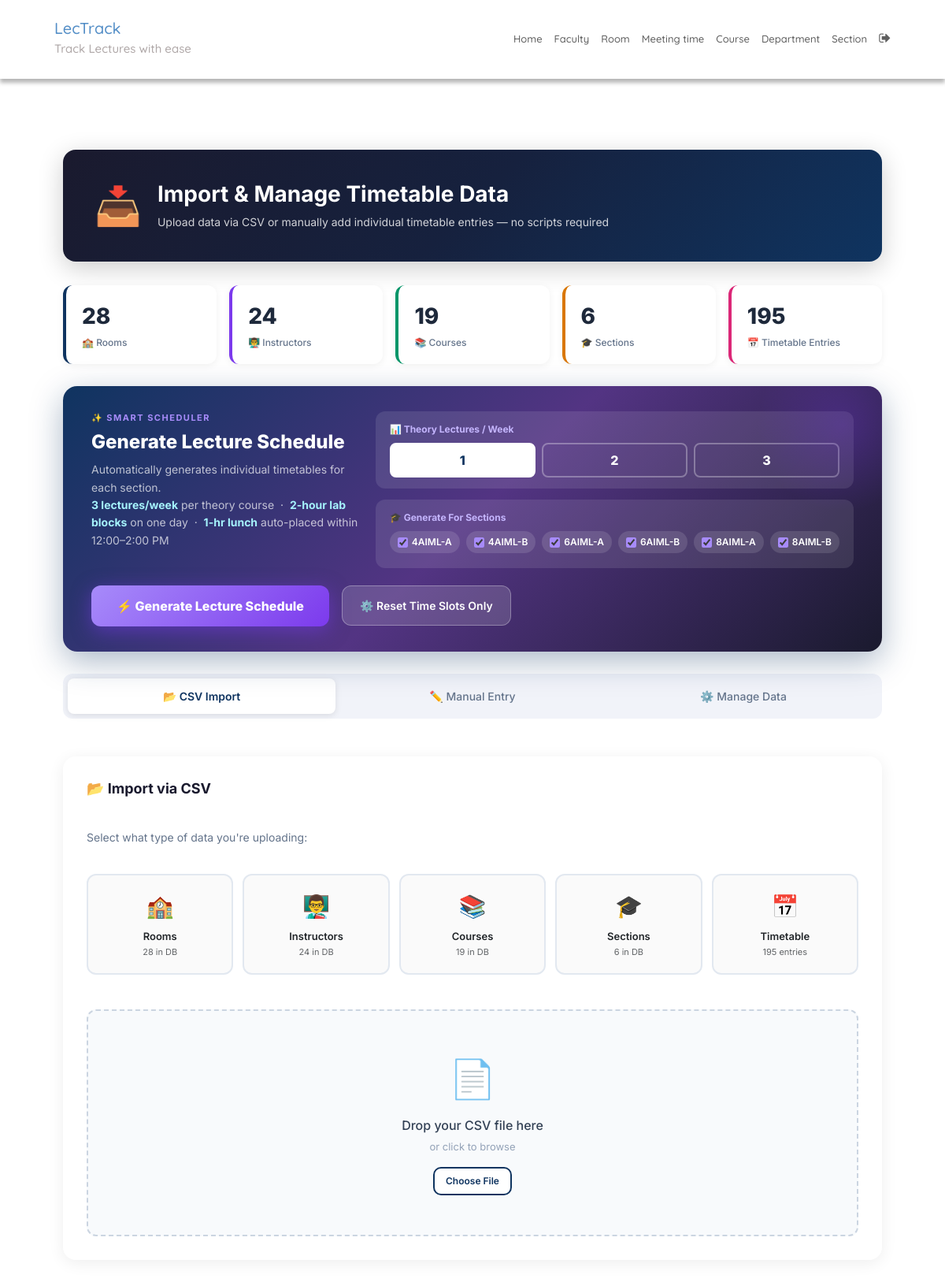
/import/ (signed in), run on the app's committed database.
### SchedulerApp/models.py (models this page shows, shortened)
class Section(models.Model):
    section_id = models.CharField(max_length=25, primary_key=True)
    department = models.ForeignKey(Department, on_delete=models.CASCADE)
    num_class_in_week = models.IntegerField(default=0)
    lectures_per_semester = models.IntegerField(default=0, help_text="Number of lectures per semester for this section")
    strength = models.IntegerField(default=30, help_text="Number of students in this section")
    course = models.ForeignKey(Course,
                               on_delete=models.CASCADE,
                               blank=True,
                               null=True)
    meeting_time = models.ForeignKey(MeetingTime,
                                     on_delete=models.CASCADE,
                                     blank=True,
                                     null=True)
    room = models.ForeignKey(Room,
                             on_delete=models.CASCADE,
                             blank=True,
                             null=True)
    instructor = models.ForeignKey(Instructor,
                                   on_delete=models.CASCADE,
                                   blank=True,
                                   null=True)

### SchedulerApp/views.py (the view)
# urls.py: path('import/', import_data_view, name='import_data'),
@login_required
def import_data_view(request):
    db_stats = {
        'rooms':         Room.objects.count(),
        'instructors':   Instructor.objects.count(),
        'courses':       Course.objects.count(),
        'sections':      Section.objects.count(),
        'meeting_times': MeetingTime.objects.count(),
        'entries':       TimetableEntry.objects.filter(is_active=True).count(),
    }
    return render(request, 'import_data.html', {
        'db_stats':      db_stats,
        'sections':      Section.objects.all().order_by('section_id'),
        'courses':       Course.objects.all().order_by('course_name'),
        'instructors':   Instructor.objects.all().order_by('name'),
        'rooms':         Room.objects.all().order_by('r_number'),
        'meeting_times': MeetingTime.objects.all().order_by('pid'),
    })

### SchedulerApp/templatetags/index.py (called while the page is built)
@register.tag
def active(parser, token):
    args = token.split_contents()
    template_tag = args[0]
    if len(args) < 2:
        raise (template.TemplateSyntaxError, f'{template_tag} tag requires at least one argument')
    return NavSelectedNode(args[1:])

    def render(self, context):
        path = context['request'].path
        for p in self.patterns:
            pValue = template.Variable(p).resolve(context)
            if path == pValue:
                return 'active'
        return ''

### templates/import_data.html (shortened to what this page needs)
{% extends 'base.html' %}
{% load static %}
{% load index %}
{% block content %}
<div class="import-container">
    <div class="import-header">
        <div class="icon">📥</div>
        <div>
            <h1>Import & Manage Timetable Data</h1>
            <p>Upload data via CSV or manually add individual timetable entries — no scripts required</p>
        </div>
    </div>
    <div class="stats-bar">
        <div class="stat-card"><div class="s-val" id="stat-rooms">{{ db_stats.rooms }}</div><div class="s-lbl">🏫 Rooms</div></div>
        <div class="stat-card"><div class="s-val" id="stat-instructors">{{ db_stats.instructors }}</div><div class="s-lbl">👨‍🏫 Instructors</div></div>
        <div class="stat-card"><div class="s-val" id="stat-courses">{{ db_stats.courses }}</div><div class="s-lbl">📚 Courses</div></div>
        <div class="stat-card"><div class="s-val" id="stat-sections">{{ db_stats.sections }}</div><div class="s-lbl">🎓 Sections</div></div>
        <div class="stat-card"><div class="s-val" id="stat-entries">{{ db_stats.entries }}</div><div class="s-lbl">📅 Timetable Entries</div></div>
    </div>
    <div id="generate-panel" style="
        background: linear-gradient(135deg, #0f3460 0%, #533483 50%, #1a1a2e 100%);
        border-radius: 18px;
        padding: 32px 36px;
        margin-bottom: 28px;
        box-shadow: 0 12px 40px rgba(15,52,96,0.35);
        position: relative;
        overflow: hidden;">
        <div style="position:absolute;top:-60px;right:-60px;width:220px;height:220px;
            background:radial-gradient(circle,rgba(124,58,237,0.25),transparent 70%);pointer-events:none;"></div>
        <div style="display:flex;align-items:flex-start;justify-content:space-between;flex-wrap:wrap;gap:20px;">
            <div style="flex:1;min-width:260px;">
                <div style="font-size:11px;font-weight:700;color:#a78bfa;letter-spacing:1.5px;text-transform:uppercase;margin-bottom:8px;">
                    ✨ Smart Scheduler
                </div>
                <h2 style="margin:0 0 10px;font-size:24px;font-weight:800;color:white;">
                    Generate Lecture Schedule
                </h2>
                <p style="margin:0;color:rgba(255,255,255,0.7);font-size:14px;line-height:1.6;">
                    Automatically generates individual timetables for each section.<br>
                    <strong style="color:#a5f3fc;">3 lectures/week</strong> per theory course &nbsp;&middot;&nbsp;
                    <strong style="color:#a5f3fc;">2-hour lab blocks</strong> on one day &nbsp;&middot;&nbsp;
                    <strong style="color:#a5f3fc;">1-hr lunch</strong> auto-placed within 12:00&ndash;2:00 PM
                </p>
            </div>
            <div style="display:flex;flex-direction:column;gap:14px;min-width:260px;">
                <div style="background:rgba(255,255,255,0.1);border-radius:12px;padding:14px 18px;">
                    <label style="font-size:12px;font-weight:700;color:#c4b5fd;display:block;margin-bottom:8px;">
                        📊 Theory Lectures / Week
                    </label>
                    <div style="display:flex;gap:8px;">
                        {% for n in "123" %}
                        <button class="lpw-btn {% if forloop.first %}active{% endif %}"
                                id="lpw-{{ forloop.counter }}"
                                onclick="setLpw({{ forloop.counter }}, this)"
                                style="flex:1;padding:8px;border:2px solid {% if forloop.first %}white{% else %}rgba(255,255,255,0.3){% endif %};
                                    background:{% if forloop.first %}white{% else %}transparent{% endif %};
                                    color:{% if forloop.first %}#0f3460{% else %}white{% endif %};
                                    border-radius:8px;font-weight:800;font-size:16px;cursor:pointer;transition:all 0.2s;">
                            {{ forloop.counter }}
                        </button>
                        {% endfor %}
                    </div>
                </div>
                <div style="background:rgba(255,255,255,0.1);border-radius:12px;padding:14px 18px;">
                    <label style="font-size:12px;font-weight:700;color:#c4b5fd;display:block;margin-bottom:8px;">
                        🎓 Generate For Sections
                    </label>
                    <div style="display:flex;flex-wrap:wrap;gap:8px;" id="section-checkboxes">
                        {% for sec in sections %}
                        <label style="display:flex;align-items:center;gap:5px;cursor:pointer;
                            background:rgba(255,255,255,0.12);padding:5px 10px;border-radius:20px;
                            font-size:12px;font-weight:600;color:white;white-space:nowrap;">
                            <input type="checkbox" value="{{ sec.section_id }}" checked
                                style="accent-color:#a78bfa;width:13px;height:13px;">
                            {{ sec.section_id }}
                        </label>
                        {% empty %}
                        <span style="color:rgba(255,255,255,0.5);font-size:13px;">No sections found — import sections first</span>
                        {% endfor %}
                    </div>
                </div>
            </div>
        </div>
        <div style="margin-top:22px;display:flex;align-items:flex-start;gap:16px;flex-wrap:wrap;">
            <button id="gen-btn" onclick="generateSchedule()"
                style="padding:14px 32px;font-size:16px;font-weight:800;
                    background:linear-gradient(135deg, #a78bfa, #7c3aed);
                    color:white;border:none;border-radius:12px;cursor:pointer;
                    box-shadow:0 6px 24px rgba(124,58,237,0.5);
                    transition:all 0.2s;font-family:'Inter',sans-serif;
                    display:flex;align-items:center;gap:10px;">
                ⚡ Generate Lecture Schedule
            </button>
            <button onclick="setupMeetingTimesOnly()"
                style="padding:14px 22px;font-size:14px;font-weight:600;
                    background:rgba(255,255,255,0.15);color:white;
                    border:1px solid rgba(255,255,255,0.3);border-radius:12px;
                    cursor:pointer;font-family:'Inter',sans-serif;transition:all 0.2s;">
                ⚙️ Reset Time Slots Only
            </button>
        </div>
    </div>
    <div class="tab-bar">
        <button class="tab-btn active" onclick="switchTab('csv')" id="tab-csv">📂 CSV Import</button>
        <button class="tab-btn" onclick="switchTab('manual')" id="tab-manual">✏️ Manual Entry</button>
        <button class="tab-btn" onclick="switchTab('manage')" id="tab-manage">⚙️ Manage Data</button>
    </div>
    <div class="tab-panel active" id="panel-csv">
        <div class="card">
            <h2 class="card-title">📂 Import via CSV</h2>
            <p style="color:#64748b; font-size:14px; margin-bottom:16px;">Select what type of data you're uploading:</p>
            <div class="category-grid">
                <div class="category-card" onclick="selectCategory('rooms', this)">
                    <div class="cat-icon">🏫</div>
                    <div class="cat-name">Rooms</div>
                    <div class="cat-count">{{ db_stats.rooms }} in DB</div>
                </div>
                <div class="category-card" onclick="selectCategory('instructors', this)">
                    <div class="cat-icon">👨‍🏫</div>
                    <div class="cat-name">Instructors</div>
                    <div class="cat-count">{{ db_stats.instructors }} in DB</div>
                </div>
                <div class="category-card" onclick="selectCategory('courses', this)">
                    <div class="cat-icon">📚</div>
                    <div class="cat-name">Courses</div>
                    <div class="cat-count">{{ db_stats.courses }} in DB</div>
                </div>
                <div class="category-card" onclick="selectCategory('sections', this)">
                    <div class="cat-icon">🎓</div>
                    <div class="cat-name">Sections</div>
                    <div class="cat-count">{{ db_stats.sections }} in DB</div>
                </div>
                <div class="category-card" onclick="selectCategory('timetable', this)">
                    <div class="cat-icon">📅</div>
                    <div class="cat-name">Timetable</div>
                    <div class="cat-count">{{ db_stats.entries }} entries</div>
                </div>
            </div>
            <div class="drop-zone" id="drop-zone" onclick="document.getElementById('csv-file').click()"
                 ondragover="handleDragOver(event)" ondragleave="handleDragLeave(event)" ondrop="handleDrop(event)">
                <div class="dz-icon">📄</div>
                <h3>Drop your CSV file here</h3>
                <p>or click to browse</p>
                <button class="btn btn-outline btn-sm" type="button">Choose File</button>
            </div>
        </div>
    </div>
</div>
{% endblock %}

### static/CSS/style.css (style rules this page uses)
:root { --blue1: #4A90E2; --blue2: #357ABD; --blue3: #2968A3; --purple1: #9B59B6; --purple2: #8E44AD; --purple3: #7D3C98; --purple4: #BB8FCE; --white: #fff; --grey: #aaa; --dark-grey: #444; --light-grey: #a29999; --lighter-grey: #dddddd; --lightest-grey: #f3f3f3; --box-shadow: #9e9292; }
html { font-size: 100%; box-sizing: border-box; scroll-behavior: smooth; }
html, body { margin: 0; padding: 0; width: 100vw; min-height: 100%; text-rendering: optimizeLegibility; font-family: "Quicksand", sans-serif; font-size: 62.5%; }
body { position: relative; }
button { border-style: none; }
.card { top: 2rem; border: 0; gap: 2rem; }

### templates/import_data.html (style rules this page uses)
.import-container { max-width: 1100px; margin: 0 auto; padding: 30px 20px; font-family: 'Inter', sans-serif; }
.import-header { background: linear-gradient(135deg, #1a1a2e 0%, #16213e 50%, #0f3460 100%); color: white; padding: 35px 40px; border-radius: 16px; margin-bottom: 30px; box-shadow: 0 8px 32px rgba(0,0,0,0.2); display: flex; align-items: center; gap: 20px; }
.import-header .icon { font-size: 48px; }
.import-header h1 { margin: 0 0 8px; font-size: 28px; font-weight: 700; }
.import-header p { margin: 0; opacity: 0.8; font-size: 14px; }
.tab-bar { display: flex; gap: 4px; background: #f1f3f9; padding: 6px; border-radius: 12px; margin-bottom: 28px; }
.tab-btn { flex: 1; padding: 12px 18px; border: none; background: transparent; border-radius: 8px; cursor: pointer; font-size: 14px; font-weight: 500; color: #64748b; transition: all 0.2s; display: flex; align-items: center; justify-content: center; gap: 8px; }
.tab-btn.active { background: white; color: #0f3460; box-shadow: 0 2px 8px rgba(0,0,0,0.1); font-weight: 600; }
.tab-panel { display: none; }
.tab-panel.active { display: block; }
.card { background: white; border-radius: 16px; padding: 30px; box-shadow: 0 4px 20px rgba(0,0,0,0.07); margin-bottom: 24px; }
.card-title { font-size: 18px; font-weight: 700; color: #1a1a2e; margin: 0 0 20px; display: flex; align-items: center; gap: 10px; }
.category-grid { display: grid; grid-template-columns: repeat(auto-fit, minmax(160px, 1fr)); gap: 12px; margin-bottom: 24px; }
.category-card { padding: 18px 14px; border: 2px solid #e2e8f0; border-radius: 12px; text-align: center; cursor: pointer; transition: all 0.2s; background: #fafafa; }
.category-card .cat-icon { font-size: 28px; margin-bottom: 8px; }
.category-card .cat-name { font-size: 13px; font-weight: 600; }
.category-card .cat-count { font-size: 11px; opacity: 0.7; margin-top: 2px; }
.drop-zone { border: 2px dashed #cbd5e1; border-radius: 12px; padding: 50px 30px; text-align: center; transition: all 0.2s; background: #f8fafc; cursor: pointer; }
.drop-zone .dz-icon { font-size: 48px; margin-bottom: 14px; }
.drop-zone h3 { margin: 0 0 8px; color: #334155; font-size: 16px; }
.drop-zone p { margin: 0 0 16px; color: #94a3b8; font-size: 13px; }
.btn { padding: 11px 24px; border: none; border-radius: 10px; font-size: 14px; font-weight: 600; cursor: pointer; transition: all 0.2s; display: inline-flex; align-items: center; gap: 8px; font-family: 'Inter', sans-serif; }
.btn-outline { background: white; color: #0f3460; border: 2px solid #0f3460; }
.btn-sm { padding: 7px 14px; font-size: 12px; }
.stats-bar { display: grid; grid-template-columns: repeat(auto-fit, minmax(140px, 1fr)); gap: 16px; margin-bottom: 28px; }
.stat-card { background: white; border-radius: 12px; padding: 18px 20px; box-shadow: 0 2px 10px rgba(0,0,0,0.06); border-left: 4px solid #0f3460; display: flex; flex-direction: column; gap: 4px; }
.stat-card:nth-child(2) { border-left-color: #7c3aed; }
.stat-card:nth-child(3) { border-left-color: #059669; }
.stat-card:nth-child(4) { border-left-color: #d97706; }
.stat-card:nth-child(5) { border-left-color: #db2777; }
.stat-card .s-val { font-size: 28px; font-weight: 800; color: #1e293b; }
.stat-card .s-lbl { font-size: 12px; color: #64748b; font-weight: 500; }

### data on the page
Section: section_id "4AIML-A"
Section: section_id "4AIML-B"
Section: section_id "6AIML-A"
Section: section_id "6AIML-B"
Section: section_id "8AIML-A"
Section: section_id "8AIML-B"

### other printed values
{{ db_stats.rooms }} "28"
{{ db_stats.instructors }} "24"
{{ db_stats.courses }} "19"
{{ db_stats.sections }} "6"
{{ db_stats.entries }} "195"
